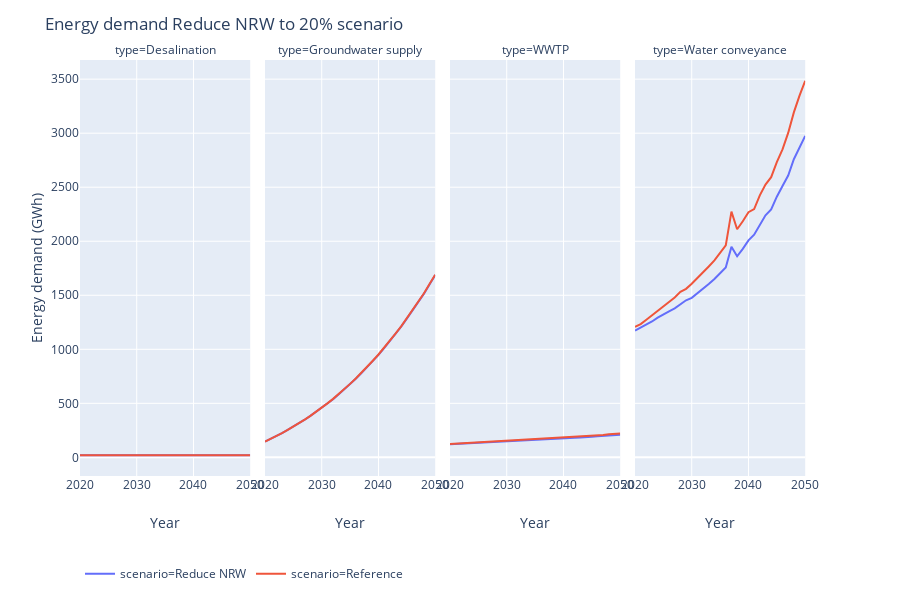

Notebook cell for this chart:
### Code cell
dff = pd.DataFrame()
df_all['Pipelines_data']['type'] = 'Water conveyance'
for df in ['Pipelines_data','Groundwater_pumping','wwtp_data','desal_data']:
    dff = dff.append(df_all[df], ignore_index=True, sort=False)
dff = dff.groupby(['subscenario', 'scenario','level','type','Year']).sum()/1000000
dff.reset_index(inplace=True)
dff = dff.loc[dff.scenario.isin(['Reference','Reduce NRW']) & (dff.subscenario=='Eto trend') & ((dff.level=='to 20%') | (dff.level==''))]
fig = px.line(dff, x="Year", y="SWPA_E_", color='scenario', facet_col='type')
fig.update_layout({'legend_orientation':'h'})
fig.update_layout({'title':'Energy demand Reduce NRW to 20% scenario','yaxis_title':'Energy demand (GWh)'})
fig.update_layout(legend=dict(x=0, y=-0.2))
fig.show()
# plotly.offline.plot(fig, filename='name.html')
fig.write_image('Reduce_NRW_energy.png', width=1000, height=400, scale=4)

### Figure 1 — Plotly figure (JSON) as saved in the notebook; plotly's stock layout.template omitted (floating-point values rounded to 4 significant figures)
{"data": [{"hoverlabel": {"namelength": 0}, "hovertemplate": "scenario=Reduce NRW<br>type=Desalination<br>Year=%{x}<br>SWPA_E_=%{y}", "legendgroup": "scenario=Reduce NRW", "line": {"color": "#636efa", "dash": "solid"}, "mode": "lines", "name": "scenario=Reduce NRW", "showlegend": true, "type": "scatter", "x": [2020, 2021, 2022, 2023, 2024, 2025, 2026, 2027, 2028, 2029, 2030, 2031, 2032, 2033, 2034, 2035, 2036, 2037, 2038, 2039, 2040, 2041, 2042, 2043, 2044, 2045, 2046, 2047, 2048, 2049, 2050], "xaxis": "x", "y": [20.07, 20.01, 20.01, 20.01, 20.07, 20.01, 20.01, 20.01, 20.07, 20.01, 20.01, 20.01, 20.07, 20.01, 20.01, 20.01, 20.07, 20.01, 20.01, 20.01, 20.07, 20.01, 20.01, 20.01, 20.07, 20.01, 20.01, 20.01, 20.07, 20.01, 20.01], "yaxis": "y"}, {"hoverlabel": {"namelength": 0}, "hovertemplate": "scenario=Reduce NRW<br>type=Groundwater supply<br>Year=%{x}<br>SWPA_E_=%{y}", "legendgroup": "scenario=Reduce NRW", "line": {"color": "#636efa", "dash": "solid"}, "mode": "lines", "name": "scenario=Reduce NRW", "showlegend": false, "type": "scatter", "x": [2020, 2021, 2022, 2023, 2024, 2025, 2026, 2027, 2028, 2029, 2030, 2031, 2032, 2033, 2034, 2035, 2036, 2037, 2038, 2039, 2040, 2041, 2042, 2043, 2044, 2045, 2046, 2047, 2048, 2049, 2050], "xaxis": "x2", "y": [145.8, 169.6, 196.9, 224.6, 253.7, 284.1, 314.9, 348.4, 384.1, 421.3, 459.4, 499.7, 538.0, 585.0, 630.8, 677.1, 727.1, 780.2, 835.1, 888.8, 948.1, 1012.0, 1076.0, 1143.0, 1210.0, 1284.0, 1358.0, 1435.0, 1513.0, 1599.0, 1687.0], "yaxis": "y2"}, {"hoverlabel": {"namelength": 0}, "hovertemplate": "scenario=Reduce NRW<br>type=WWTP<br>Year=%{x}<br>SWPA_E_=%{y}", "legendgroup": "scenario=Reduce NRW", "line": {"color": "#636efa", "dash": "solid"}, "mode": "lines", "name": "scenario=Reduce NRW", "showlegend": false, "type": "scatter", "x": [2020, 2021, 2022, 2023, 2024, 2025, 2026, 2027, 2028, 2029, 2030, 2031, 2032, 2033, 2034, 2035, 2036, 2037, 2038, 2039, 2040, 2041, 2042, 2043, 2044, 2045, 2046, 2047, 2048, 2049, 2050], "xaxis": "x3", "y": [122.3, 124.7, 127.2, 130.0, 132.9, 135.5, 137.2, 139.5, 141.8, 143.4, 146.2, 148.7, 151.4, 153.9, 156.7, 159.4, 162.7, 165.5, 168.4, 171.7, 175.1, 176.0, 181.4, 184.8, 185.3, 191.5, 195.3, 198.3, 204.4, 207.8, 210.2], "yaxis": "y3"}, {"hoverlabel": {"namelength": 0}, "hovertemplate": "scenario=Reduce NRW<br>type=Water conveyance<br>Year=%{x}<br>SWPA_E_=%{y}", "legendgroup": "scenario=Reduce NRW", "line": {"color": "#636efa", "dash": "solid"}, "mode": "lines", "name": "scenario=Reduce NRW", "showlegend": false, "type": "scatter", "x": [2020, 2021, 2022, 2023, 2024, 2025, 2026, 2027, 2028, 2029, 2030, 2031, 2032, 2033, 2034, 2035, 2036, 2037, 2038, 2039, 2040, 2041, 2042, 2043, 2044, 2045, 2046, 2047, 2048, 2049, 2050], "xaxis": "x4", "y": [1173.0, 1200.0, 1234.0, 1257.0, 1293.0, 1325.0, 1352.0, 1380.0, 1415.0, 1454.0, 1476.0, 1516.0, 1563.0, 1604.0, 1651.0, 1701.0, 1757.0, 1950.0, 1861.0, 1930.0, 2008.0, 2060.0, 2149.0, 2240.0, 2294.0, 2412.0, 2512.0, 2608.0, 2759.0, 2862.0, 2975.0], "yaxis": "y4"}, {"hoverlabel": {"namelength": 0}, "hovertemplate": "scenario=Reference<br>type=Desalination<br>Year=%{x}<br>SWPA_E_=%{y}", "legendgroup": "scenario=Reference", "line": {"color": "#EF553B", "dash": "solid"}, "mode": "lines", "name": "scenario=Reference", "showlegend": true, "type": "scatter", "x": [2020, 2021, 2022, 2023, 2024, 2025, 2026, 2027, 2028, 2029, 2030, 2031, 2032, 2033, 2034, 2035, 2036, 2037, 2038, 2039, 2040, 2041, 2042, 2043, 2044, 2045, 2046, 2047, 2048, 2049, 2050], "xaxis": "x", "y": [20.07, 20.01, 20.01, 20.01, 20.07, 20.01, 20.01, 20.01, 20.07, 20.01, 20.01, 20.01, 20.07, 20.01, 20.01, 20.01, 20.07, 20.01, 20.01, 20.01, 20.07, 20.01, 20.01, 20.01, 20.07, 20.01, 20.01, 20.01, 20.07, 20.01, 20.01], "yaxis": "y"}, {"hoverlabel": {"namelength": 0}, "hovertemplate": "scenario=Reference<br>type=Groundwater supply<br>Year=%{x}<br>SWPA_E_=%{y}", "legendgroup": "scenario=Reference", "line": {"color": "#EF553B", "dash": "solid"}, "mode": "lines", "name": "scenario=Reference", "showlegend": false, "type": "scatter", "x": [2020, 2021, 2022, 2023, 2024, 2025, 2026, 2027, 2028, 2029, 2030, 2031, 2032, 2033, 2034, 2035, 2036, 2037, 2038, 2039, 2040, 2041, 2042, 2043, 2044, 2045, 2046, 2047, 2048, 2049, 2050], "xaxis": "x2", "y": [146.3, 170.6, 197.0, 224.7, 254.2, 284.7, 316.7, 349.8, 384.0, 421.0, 460.1, 500.1, 541.4, 585.3, 632.1, 680.1, 729.4, 782.2, 837.4, 894.6, 952.1, 1014.0, 1079.0, 1145.0, 1213.0, 1287.0, 1362.0, 1439.0, 1517.0, 1604.0, 1691.0], "yaxis": "y2"}, {"hoverlabel": {"namelength": 0}, "hovertemplate": "scenario=Reference<br>type=WWTP<br>Year=%{x}<br>SWPA_E_=%{y}", "legendgroup": "scenario=Reference", "line": {"color": "#EF553B", "dash": "solid"}, "mode": "lines", "name": "scenario=Reference", "showlegend": false, "type": "scatter", "x": [2020, 2021, 2022, 2023, 2024, 2025, 2026, 2027, 2028, 2029, 2030, 2031, 2032, 2033, 2034, 2035, 2036, 2037, 2038, 2039, 2040, 2041, 2042, 2043, 2044, 2045, 2046, 2047, 2048, 2049, 2050], "xaxis": "x3", "y": [123.9, 126.9, 129.9, 133.3, 136.6, 139.7, 141.6, 144.7, 147.5, 149.1, 153.0, 155.9, 158.3, 161.8, 165.0, 167.6, 171.6, 175.1, 178.0, 181.8, 184.1, 182.6, 189.2, 192.8, 192.5, 199.1, 202.7, 207.4, 214.2, 218.3, 220.2], "yaxis": "y3"}, {"hoverlabel": {"namelength": 0}, "hovertemplate": "scenario=Reference<br>type=Water conveyance<br>Year=%{x}<br>SWPA_E_=%{y}", "legendgroup": "scenario=Reference", "line": {"color": "#EF553B", "dash": "solid"}, "mode": "lines", "name": "scenario=Reference", "showlegend": false, "type": "scatter", "x": [2020, 2021, 2022, 2023, 2024, 2025, 2026, 2027, 2028, 2029, 2030, 2031, 2032, 2033, 2034, 2035, 2036, 2037, 2038, 2039, 2040, 2041, 2042, 2043, 2044, 2045, 2046, 2047, 2048, 2049, 2050], "xaxis": "x4", "y": [1207.0, 1234.0, 1274.0, 1315.0, 1361.0, 1403.0, 1440.0, 1479.0, 1531.0, 1560.0, 1607.0, 1659.0, 1709.0, 1767.0, 1823.0, 1892.0, 1962.0, 2274.0, 2111.0, 2185.0, 2269.0, 2297.0, 2424.0, 2525.0, 2593.0, 2732.0, 2851.0, 3003.0, 3193.0, 3347.0, 3485.0], "yaxis": "y4"}], "layout": {"annotations": [{"font": {}, "showarrow": false, "text": "type=Desalination", "x": 0.115, "xanchor": "center", "xref": "paper", "y": 1, "yanchor": "bottom", "yref": "paper"}, {"font": {}, "showarrow": false, "text": "type=Groundwater supply", "x": 0.365, "xanchor": "center", "xref": "paper", "y": 1, "yanchor": "bottom", "yref": "paper"}, {"font": {}, "showarrow": false, "text": "type=WWTP", "x": 0.615, "xanchor": "center", "xref": "paper", "y": 1, "yanchor": "bottom", "yref": "paper"}, {"font": {}, "showarrow": false, "text": "type=Water conveyance", "x": 0.865, "xanchor": "center", "xref": "paper", "y": 1, "yanchor": "bottom", "yref": "paper"}], "height": 600, "legend": {"orientation": "h", "tracegroupgap": 0, "x": 0, "y": -0.2}, "margin": {"t": 60}, "title": {"text": "Energy demand Reduce NRW to 20% scenario"}, "xaxis": {"anchor": "y", "domain": [0, 0.23], "title": {"text": "Year"}}, "xaxis2": {"anchor": "y2", "domain": [0.25, 0.48], "matches": "x", "title": {"text": "Year"}}, "xaxis3": {"anchor": "y3", "domain": [0.5, 0.73], "matches": "x", "title": {"text": "Year"}}, "xaxis4": {"anchor": "y4", "domain": [0.75, 0.98], "matches": "x", "title": {"text": "Year"}}, "yaxis": {"anchor": "x", "domain": [0, 1], "title": {"text": "Energy demand (GWh)"}}, "yaxis2": {"anchor": "x2", "domain": [0, 1], "matches": "y", "showticklabels": false}, "yaxis3": {"anchor": "x3", "domain": [0, 1], "matches": "y", "showticklabels": false}, "yaxis4": {"anchor": "x4", "domain": [0, 1], "matches": "y", "showticklabels": false}}}
